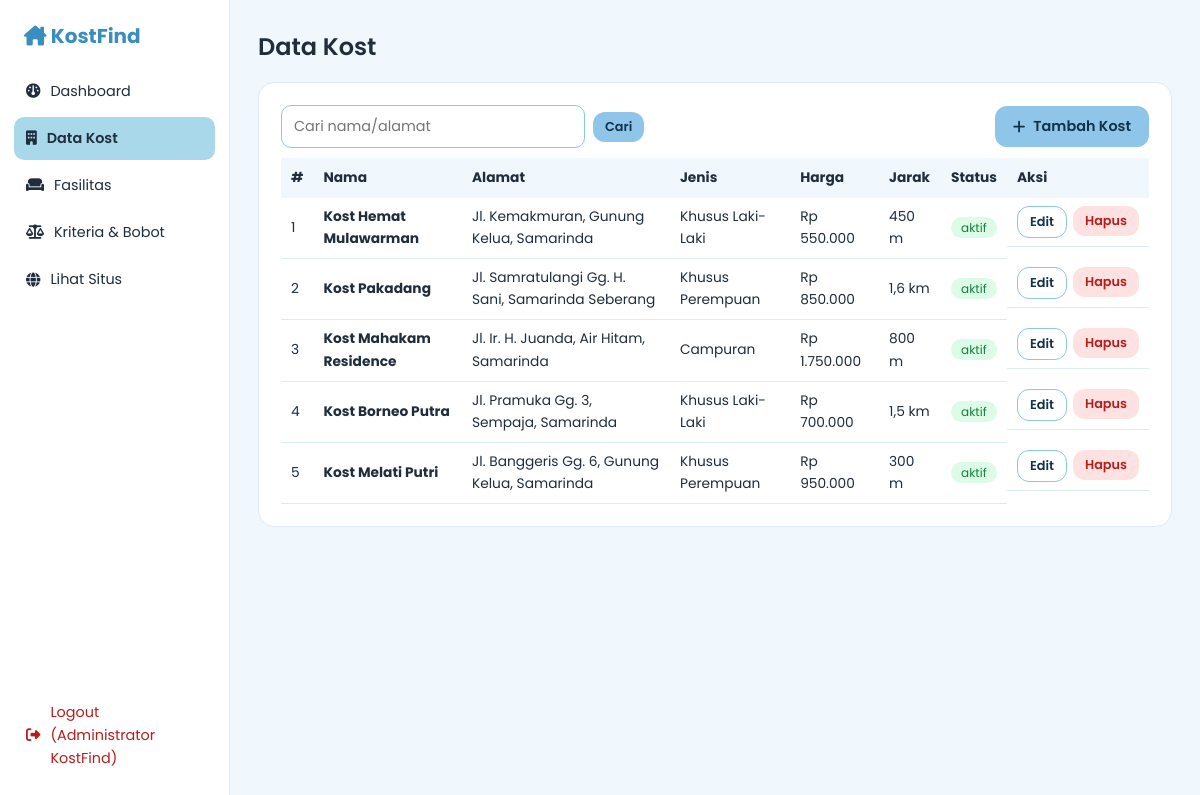
The page /admin/kost.php (signed in) on the database its author committed.
### tables this page shows
CREATE TABLE kost (
  id INT UNSIGNED AUTO_INCREMENT PRIMARY KEY,
  nama VARCHAR(120) NOT NULL,
  alamat VARCHAR(255) NOT NULL,
  tipe_kost ENUM('Khusus Perempuan','Khusus Laki-Laki','Campuran') NOT NULL,   
  harga_bulan INT UNSIGNED NOT NULL,          
  jarak_meter INT UNSIGNED NOT NULL,          
  deskripsi TEXT NULL,
  foto VARCHAR(255) NULL,
  status ENUM('aktif','nonaktif') NOT NULL DEFAULT 'aktif',
  created_at TIMESTAMP DEFAULT CURRENT_TIMESTAMP
);

### koneksi.php (called while the page is built, shortened)
<?php
function e($s) { return htmlspecialchars((string)$s, ENT_QUOTES, 'UTF-8'); }
function rupiah($n) { return 'Rp ' . number_format((int)$n, 0, ',', '.'); }
function jarak_fmt($m) { $m = (int)$m; return $m < 1000 ? $m . ' m' : number_format($m / 1000, 1, ',', '.') . ' km'; }

### admin/kost.php (the view)
<?php
require_once 'auth.php'; admin_wajib();
$cari = trim($_GET['q'] ?? '');
$like = '%' . $cari . '%';
$st = $conn->prepare("SELECT id,nama,alamat,tipe_kost,harga_bulan,jarak_meter,status FROM kost WHERE nama LIKE ? OR alamat LIKE ? ORDER BY id DESC");
$st->bind_param('ss', $like, $like); $st->execute();
$list = $st->get_result()->fetch_all(MYSQLI_ASSOC);
$judul = 'Data Kost'; $menu = 'kost'; include 'header.php';
?>
<div class="panel"><div class="row-between">
  <form class="inline" method="get"><input name="q" value="<?= e($cari) ?>" placeholder="Cari nama/alamat"><button class="btn btn-sm">Cari</button></form>
  <a class="btn" href="kost_form.php"><i class="fa-solid fa-plus"></i> Tambah Kost</a></div>
<div class="scroll"><table class="tbl"><tr><th>#</th><th>Nama</th><th>Alamat</th><th>Jenis</th><th>Harga</th><th>Jarak</th><th>Status</th><th>Aksi</th></tr>
<?php foreach ($list as $i => $k): ?><tr><td><?= $i + 1 ?></td><td><b><?= e($k['nama']) ?></b></td><td><?= e($k['alamat']) ?></td>
  <td><?= e($k['tipe_kost']) ?></td><td><?= rupiah($k['harga_bulan']) ?></td><td><?= jarak_fmt($k['jarak_meter']) ?></td>
  <td><span class="badge <?= e($k['status']) ?>"><?= e($k['status']) ?></span></td>
  <td class="aksi"><a class="btn btn-sm btn-ghost" href="kost_form.php?id=<?= (int)$k['id'] ?>">Edit</a>
    <form method="post" action="kost_delete.php" data-confirm="Hapus kost <?= e($k['nama']) ?>? Data penilaiannya ikut terhapus.">
      <?= csrf_field() ?><input type="hidden" name="id" value="<?= (int)$k['id'] ?>"><button class="btn btn-sm btn-danger">Hapus</button></form></td></tr>
<?php endforeach; if (!$list): ?><tr><td colspan="8" class="center muted">Belum ada data.</td></tr><?php endif; ?></table></div></div>
<?php include 'footer.php'; ?>

### css/style.css (style rules this page uses)
:root { --c1:#A8D8EA;--c2:#8EC5E8;--bg:#F1F8FD;--ink:#1F2D3D;--muted:#64748B;--white:#fff;--line:#DCEBF5;--dark:#3A8DBF;--r:16px }
* { box-sizing:border-box;margin:0 }
body { font-family:'Poppins',sans-serif;background:var(--bg);color:var(--ink);line-height:1.6 }
a { color:inherit;text-decoration:none }
.btn { display:inline-flex;gap:8px;align-items:center;justify-content:center;background:var(--c2);color:#10324a;border:0;padding:10px 18px;border-radius:12px;font:600 .9rem Poppins,sans-serif;cursor:pointer;transition:.2s }
.btn-ghost { background:var(--white);border:1px solid var(--c2) }
.btn-sm { padding:6px 12px;font-size:.8rem }
.panel { background:var(--white);border:1px solid var(--line);border-radius:var(--r);padding:22px }
input,select { font:inherit;font-size:.9rem;padding:9px 12px;border:1px solid var(--c2);border-radius:10px;background:var(--white);width:100% }
.scroll { overflow-x:auto }
.tbl { width:100%;border-collapse:collapse;font-size:.82rem }
.tbl th { background:var(--bg);padding:7px 9px;white-space:nowrap;text-align:left }
.tbl td { padding:6px 9px;border-bottom:1px solid var(--line) }

### css/admin.css (style rules this page uses)
.panel { margin-bottom:20px }
.row-between { display:flex;justify-content:space-between;align-items:center;gap:10px;flex-wrap:wrap;margin-bottom:10px }
.scroll { overflow-x:auto }
.tbl { width:100%;border-collapse:collapse;font-size:.86rem }
.tbl th { background:var(--bg);text-align:left;padding:9px 10px;white-space:nowrap }
.tbl td { padding:8px 10px;border-bottom:1px solid var(--line);vertical-align:middle }
.aksi { display:flex;gap:6px }
.aksi form { margin:0 }
.btn-danger { background:#fee2e2;color:#b91c1c }
.badge { padding:2px 10px;border-radius:99px;font-size:.75rem;background:var(--line) }
.badge.aktif { background:#dcfce7;color:#15803d }
.inline { display:flex;gap:8px;flex-wrap:wrap;align-items:center }
.inline input,.inline select { width:auto;min-width:160px }

### rows shown on the page
kost: nama "Kost Hemat Mulawarman", alamat "Jl. Kemakmuran, Gunung Kelua, Samarinda", tipe_kost "Khusus Laki-Laki", harga_bulan "Rp 550.000", jarak_meter "450 m", status "aktif"
kost: nama "Kost Pakadang", alamat "Jl. Samratulangi Gg. H. Sani, Samarinda Seberang", tipe_kost "Khusus Perempuan", harga_bulan "Rp 850.000", jarak_meter "1,6 km", status "aktif"
kost: nama "Kost Mahakam Residence", alamat "Jl. Ir. H. Juanda, Air Hitam, Samarinda", tipe_kost "Campuran", harga_bulan "Rp 1.750.000", jarak_meter "800 m", status "aktif"
kost: nama "Kost Borneo Putra", alamat "Jl. Pramuka Gg. 3, Sempaja, Samarinda", tipe_kost "Khusus Laki-Laki", harga_bulan "Rp 700.000", jarak_meter "1,5 km", status "aktif"
kost: nama "Kost Melati Putri", alamat "Jl. Banggeris Gg. 6, Gunung Kelua, Samarinda", tipe_kost "Khusus Perempuan", harga_bulan "Rp 950.000", jarak_meter "300 m", status "aktif"

### other values the page prints
$t "Dashboard"
$t "Data Kost"
$t "Fasilitas"
$t "Kriteria & Bobot"
$_SESSION['admin_nama'] "Administrator KostFind"
$judul "Data Kost"
